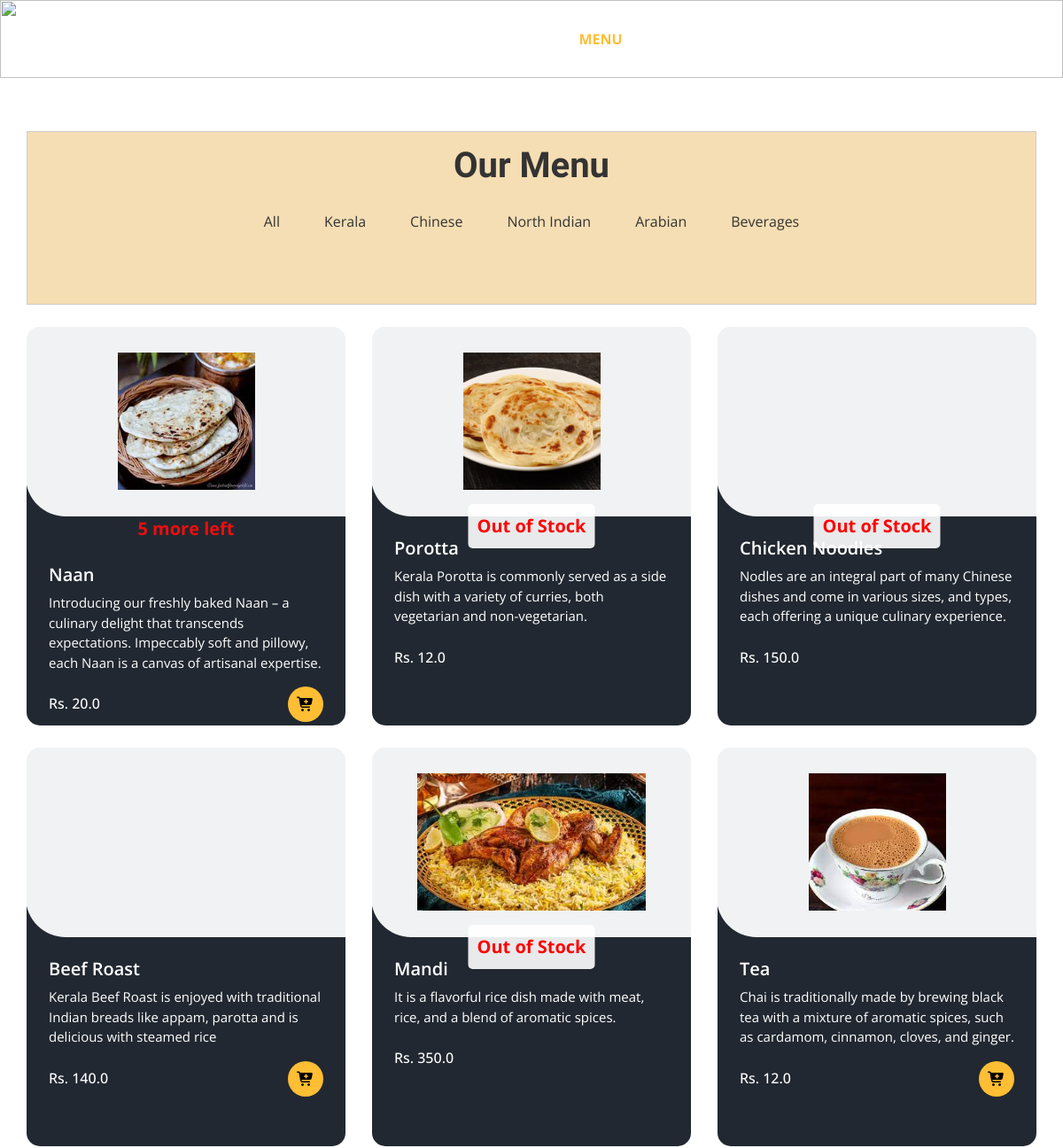
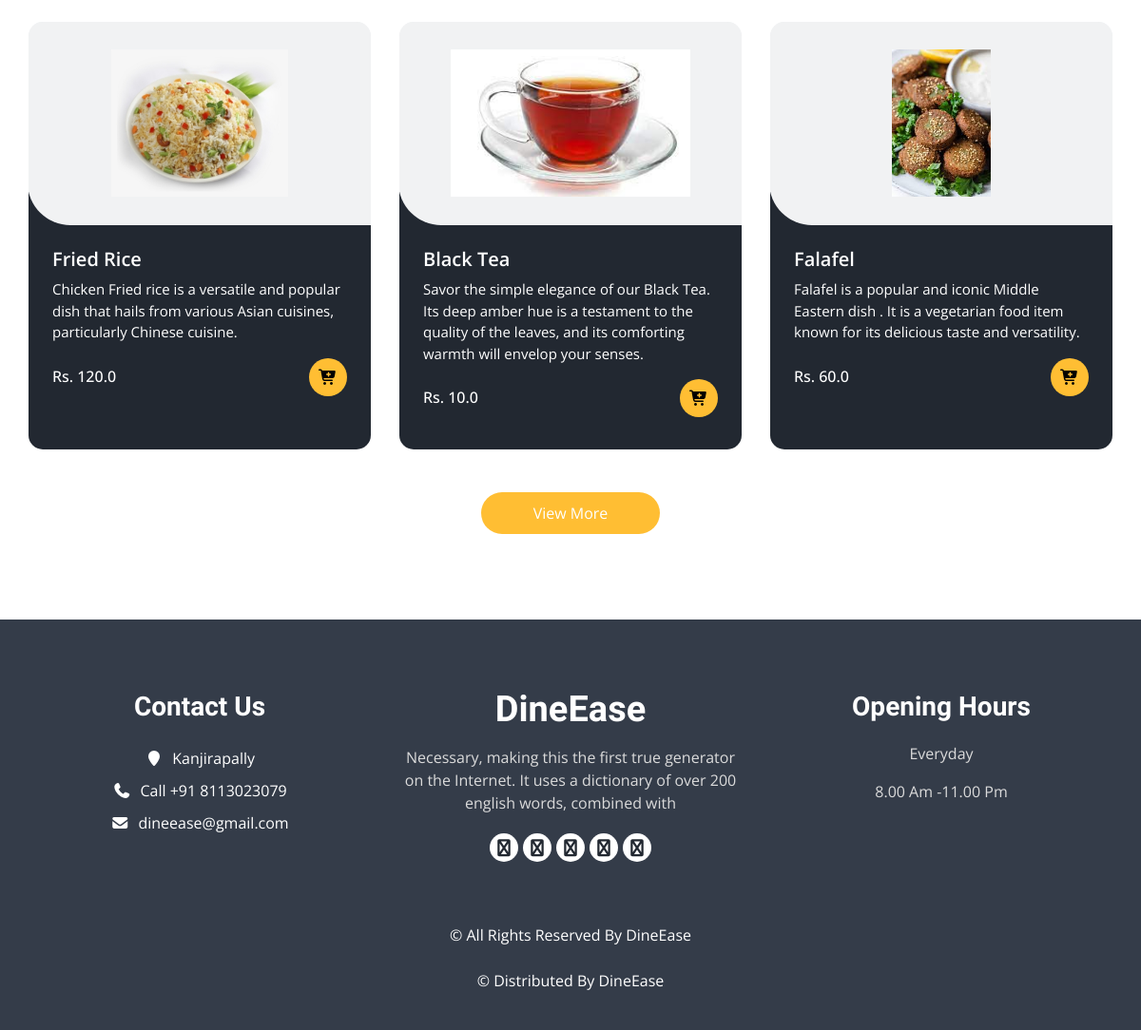
The app's page /menu/ with its own data (2 pictures, top to bottom).
### home/models.py (models this page shows, shortened)
class menus(models.Model):
    CATEGORY_CHOICES = (
        ('Kerala', 'Kerala'),
        ('Chineese', 'Chineese'),
        ('North Indian', 'North Indian'),
        ('Arabian', 'Arabian'),
        ('Beverages', 'Beverages'),
    )
    SUBMENU_CHOICES = (
        ('Breads', 'Breads'),
        ('Curries', 'Curries'),
        ('Rice Dishes','Rice Dishes'),
        ('Appetizers','Appetizers'),
        ('Main Course','Main Course'),
        ('Breads & Accompaniments', 'Breads & Accompaniments'),
        ('Rolls & Grills','Rolls & Grills'),
        ('Hot Beverage','Hot Beverage'),
        ('Cold Beverage','Cold Beverage'),
    )
    SUB_SUBMENU_CHOICES = (
        ('Vegetarian', 'Vegetarian'),
        ('Non-Vegetarian', 'Non-Vegetarian'),
        ('Water-based','Water-based'),
        ('Milk-based','Milk-based')
    )
    name = models.CharField(max_length=100)
    category = models.CharField(max_length=50, choices=CATEGORY_CHOICES, default='')
    submenu = models.CharField(max_length=50, choices=SUBMENU_CHOICES, default='', blank=True)
    sub_submenu = models.CharField(max_length=50, choices=SUB_SUBMENU_CHOICES, default='', blank=True)
    desc = models.CharField(max_length=300)
    price = models.FloatField()
    img = models.ImageField(upload_to='menus/', blank=True, null=True)
    active = models.BooleanField(default=True)

### home/views.py (the view)
# urls.py: path('menu/',menu,name='menu'),
def menu(request):
    all_menu_items = menus.objects.all()
    menu_items = all_menu_items[:9]
    notifications = Notification.objects.filter(notification_type='out_of_stock')
    return render(request, 'menu.html', {'menu_items': menu_items, 'notifications': notifications})

### templates/menu.html (shortened to what this page needs)
{% load static %}
<!DOCTYPE html>
<html>
<head>
  <link rel="stylesheet" type="text/css" href="{% static 'css/bootstrap.css' %}" />
  <link rel="stylesheet" type="text/css" href="https://cdnjs.cloudflare.com/ajax/libs/OwlCarousel2/2.3.4/assets/owl.carousel.min.css" />
  <link rel="stylesheet" href="https://cdnjs.cloudflare.com/ajax/libs/jquery-nice-select/1.1.0/css/nice-select.min.css" />
  <link href="{% static 'css/font-awesome.min.css' %}" rel="stylesheet" />
  <link href="{% static 'css/style.css' %}" rel="stylesheet" />
  <link href="{% static 'css/responsive.css' %}" rel="stylesheet" />
  <link rel="stylesheet" href="https://cdnjs.cloudflare.com/ajax/libs/font-awesome/7.0.0/css/all.min.css">
</head>
<body class="sub_page">
  <div class="hero_area">
    <div class="bg-box">
      <img src="{% static 'images/hero-bg.jpg' %}" alt="">
    </div>
    <header class="header_section">
      <div class="container">
        <nav class="navbar navbar-expand-lg custom_nav-container ">
          <a class="navbar-brand" href="{% url '' %}">
            <span>
            </span>
          </a>
          <div class="collapse navbar-collapse" id="navbarSupportedContent">
            <ul class="navbar-nav  mx-auto ">
              <li class="nav-item">
                <a class="nav-link" href="{% url '' %}">Home </a>
              </li>
              <li class="nav-item active">
                <a class="nav-link" href="{% url 'menu' %}">Menu <span class="sr-only">(current)</span> </a>
              </li>
              <li class="nav-item">
                <a class="nav-link" href="{% url 'about' %}">About</a>
              </li>
              <li class="nav-item">
                {% if user.is_authenticated %}
                {% comment %} <li class="nav-item">
                  <a class="nav-link" href="{% url 'upload_image' %}">Image Search</a>
                </li>  {% endcomment %}
                <div class="nav-container">
                  <nav>
                      <ul class="nav">
                          <li class="nav-item dropdown">
                              <a href="#" class="nav-link dropdown-toggle" id="navbarDropdown1">Pre-Booking</a>
                              <div class="dropdown-menu" aria-labelledby="navbarDropdown1">
                                  <a class="dropdown-item" href="{% url 'add_reservation' %}">Table Booking</a>
                                  <a class="dropdown-item" href="{% url 'catering_booking' %}">Catering Booking</a>
                              </div>
                          </li>
                      </ul>
                  </nav>
                  <nav>
                      <ul class="nav">
                          <li class="nav-item dropdown ">
                              <a href="#" class="nav-link dropdown-toggle" id="navbarDropdown2">History</a>
                              <div class="dropdown-menu" aria-labelledby="navbarDropdown2">
                                  <a class="dropdown-item" href="{% url 'booking_list' %}">Bookings</a>
                                  <a class="dropdown-item" href="{% url 'orders_lists' %}">Orders</a>
                                  <a class="dropdown-item" href="{% url 'catering_booking_details' %}">Catering Bookings</a>
                              </div>
                          </li>
                      </ul>
                  </nav>
              </div>
                <li class="nav-item">
                  <a class="nav-link" href="{% url 'loggout' %}">Logout</a>
                   </li>
                   <a href="#" class="nav-item nav-link" style="color: white; font-weight: bold;">Welcome, {{user.name}}
                {% else %}
                  <a class="nav-link" href="{% url 'login' %}">Login</a>
                {% endif %}
              </li>
              </ul>
            <div class="user_option">
              <a href="" class="user_link">
                <i class="fa fa-bell" aria-hidden="true" ></i>
              </a>
              <a class="cart_link" href="{% url 'cart' %}">
              </a>
            </div>
          </div>
        </nav>
      </div>
    </header>
  </div>
  <section class="food_section layout_padding">
    <div class="container">
      <div class="centered-div">
      <div class="heading_container heading_center" style="margin-top: -40px;"><br>
        <h2>
          Our Menu
        </h2>
      </div>
      <ul class="filters_menu" style="margin-top: 20px; background-color:wheat ">
        <li class="" data-filter="*">All</li>
        <li class="has-submenu">Kerala
        </li>
        <li class="has-submenu">Chinese
        </li>
        <li class="has-submenu">North Indian
        </li>
        <li class="has-submenu">Arabian
        </li>
        <li class="has-submenu">Beverages
        </li>
      </ul><br>
    </div>
    <div class="filters-content">
      <div class="row grid">
        {% for menu_item in menu_items %}
        {% if menu_item.active %}
            {% with stock=menu_item.stock.stock_quantity %}
                <div class="col-sm-6 col-lg-4 all {{ menu_item.category }}">
                    <div class="box" style="height: 450px; {% if stock == 0 %}filter: blur(0.5px);{% endif %}">
                        <div>
                            <div class="img-box">
                                <img src="{{ menu_item.img.url }}" alt="">
                                {% if stock == 0 %}
                                <div class="out-of-stock-message-container">
                                  <div class="out-of-stock-message" style="font-size: 20px;">
                                      Out of Stock
                                  </div>
                              </div>
                                {% endif %}
                            </div>
                            {% if stock > 0 and stock <= 5 %}
                                  <div role="alert" style="color: #ed0e0e; font-size: 20px; font-weight: bold; display: flex; justify-content: center; align-items: center; height: 100%; animation: blink 1s infinite;">
                                      {{ stock }} more left
                                  </div>
                              {% endif %}
                            <div class="detail-box">
                                <h5>{{ menu_item.name }}</h5>
                                <p>{{ menu_item.desc }}</p>
                                <div class="options">
                                    <h6>Rs. {{ menu_item.price }}</h6>
                                    <div class="button-container">
                                        {% if stock > 0 %}
                                            <a href="{% url 'add_to_cart' menu_item.id %}">
                                                <i class="fa fa-cart-plus" aria-hidden="true" style="color: black;"></i>
                                            </a>
                                        {% endif %}
                                    </div>
                                </div>
                            </div>
                        </div>
                    </div>
                </div>
            {% endwith %}
        {% endif %}
    {% endfor %}
      </div>
  </div>
      <div class="btn-box">
        <a href="{% url 'menumore' %}">
          View More
        </a>
      </div>
    </div>
  </section>
  <footer class="footer_section">
    <div class="container">
      <div class="row">
        <div class="col-md-4 footer-col">
          <div class="footer_contact">
            <h4>
              Contact Us
            </h4>
            <div class="contact_link_box">
              <a href="">
                <i class="fa fa-map-marker" aria-hidden="true"></i>
                <span>
                  Kanjirapally
                </span>
              </a>
              <a href="">
                <i class="fa fa-phone" aria-hidden="true"></i>
                <span>
                  Call +91 8113023079
                </span>
              </a>
              <a href="">
                <i class="fa fa-envelope" aria-hidden="true"></i>
                <span>
                  dineease@gmail.com
                </span>
              </a>
            </div>
          </div>
        </div>
        <div class="col-md-4 footer-col">
          <div class="footer_detail">
            <a href="" class="footer-logo">
              DineEase
            </a>
            <p>
              Necessary, making this the first true generator on the Internet. It uses a dictionary of over 200 english words, combined with
            </p>
            <div class="footer_social">
              <a href="">
                <i class="fa fa-facebook" aria-hidden="true"></i>
              </a>
              <a href="">
                <i class="fa fa-twitter" aria-hidden="true"></i>
              </a>
              <a href="">
                <i class="fa fa-linkedin" aria-hidden="true"></i>
              </a>
              <a href="">
                <i class="fa fa-instagram" aria-hidden="true"></i>
              </a>
              <a href="">
                <i class="fa fa-pinterest" aria-hidden="true"></i>
              </a>
            </div>
          </div>
        </div>
        <div class="col-md-4 footer-col">
          <h4>
            Opening Hours
          </h4>
          <p>
            Everyday
          </p>
          <p>
            8.00 Am -11.00 Pm
          </p>
        </div>
      </div>
      <div class="footer-info">
        <p>
          &copy;  All Rights Reserved By
          <a href="https://html.design/">DineEase</a><br><br>
          &copy;  Distributed By
          <a href="https://themewagon.com/" target="_blank">DineEase</a>
        </p>
      </div>
    </div>
  </footer>
</body>
</html>

### static/css/responsive.css (style rules this page uses)
@media (min-width: 1200px) { .container { max-width: 1170px; } }

### templates/menu.html (style rules this page uses)
.active { font-weight: bold; }
.centered-div { width: 100%; margin: 0 20% 0 0; background-color: wheat; padding: 30px; border: 1px solid #ccc; text-align: center; color: #333; margin-top: -30px; }
.box { height: 420px; }
.button-container { display: flex; align-items: center; justify-content: space-between; }
.out-of-stock-message-container { position: absolute; top: 50%; left: 50%; transform: translate(-50%, -50%); }
.out-of-stock-message { background-color: rgba(255, 255, 255, 0.9); padding: 10px; border-radius: 5px; color: red; font-weight: bold; font-size: 24px; }

### records on screen
menus: img (picture), stock.stock_quantity "5", name "Naan", desc "Introducing our freshly baked Naan – a culinary delight that transcends expectations. Impeccably soft and pillowy, each Naan is a canvas of artisanal expertise.", price "20.0"
menus: img (picture), shows "Out of Stock", name "Porotta", desc "Kerala Porotta is commonly served as a side dish with a variety of curries, both vegetarian and non-vegetarian.", price "12.0"
menus: shows "Out of Stock", name "Chicken Noodles", desc "Nodles are an integral part of many Chinese dishes and come in various sizes, and types, each offering a unique culinary experience.", price "150.0"
menus: name "Beef Roast", desc "Kerala Beef Roast is enjoyed with traditional Indian breads like appam, parotta and is delicious with steamed rice", price "140.0"
menus: img (picture), shows "Out of Stock", name "Mandi", desc "It is a flavorful rice dish made with meat, rice, and a blend of aromatic spices.", price "350.0"
menus: img (picture), name "Tea", desc "Chai is traditionally made by brewing black tea with a mixture of aromatic spices, such as cardamom, cinnamon, cloves, and ginger.", price "12.0"
menus: img (picture), name "Fried Rice", desc "Chicken Fried rice is a versatile and popular dish that hails from various Asian cuisines, particularly Chinese cuisine.", price "120.0"
menus: img (picture), name "Black Tea", desc "Savor the simple elegance of our Black Tea. Its deep amber hue is a testament to the quality of the leaves, and its comforting warmth will envelop your senses.", price "10.0"
menus: img (picture), name "Falafel", desc "Falafel is a popular and iconic Middle Eastern dish . It is a vegetarian food item known for its delicious taste and versatility.", price "60.0"
